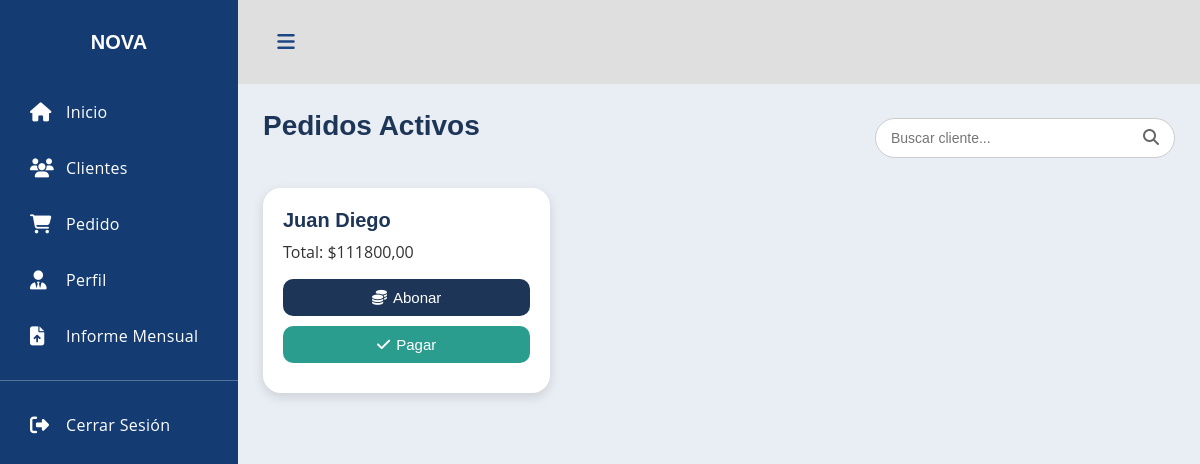
/menu/, run on an earlier commit of the app's database.
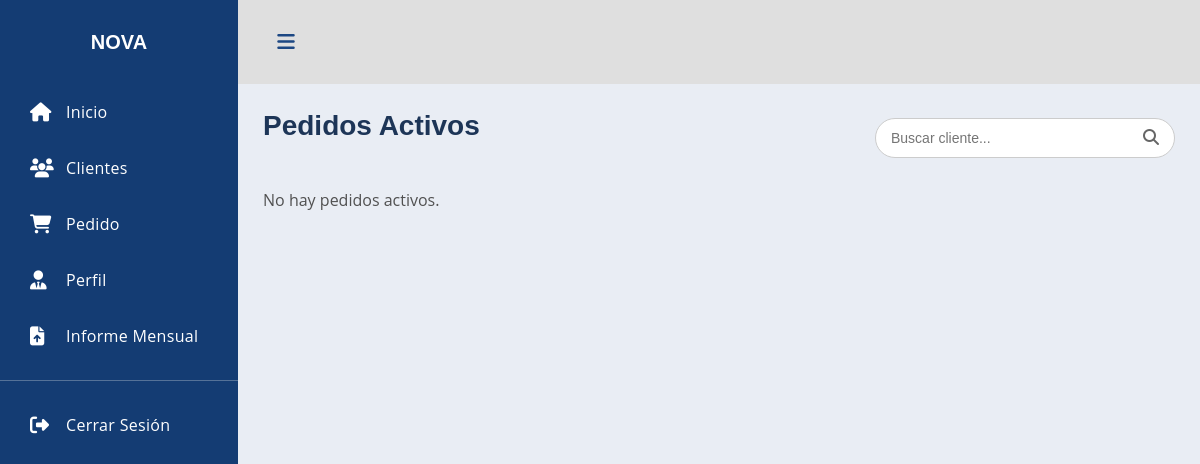
And on a later commit of the database.
### pedido/models.py (models this page shows, shortened)
class Pedido(models.Model):
    id_pedido = models.AutoField(primary_key=True)
    cliente = models.ForeignKey(
        Cliente,
        on_delete=models.CASCADE,
        related_name="pedidos"
    )
    fecha_pedido = models.DateTimeField(auto_now_add=True)
    total = models.DecimalField(max_digits=10, decimal_places=2, default=0)
    estado= models.CharField(
        max_length=20,
        choices=[("Pendiente", "Pendiente"), ("Pagado", "Pagado")],
        default="Pendiente"
    )

### CreacionUsu/models.py (models this page shows, shortened)
class Cliente(models.Model):
    id_cliente = models.AutoField(primary_key=True)
    nombre = models.CharField(max_length=200)
    telefono = models.CharField(max_length=20)
    direccion = models.CharField(max_length=255)
    correo = models.EmailField(blank=True, null=True)
    fecha_registro = models.DateTimeField(auto_now_add=True)

### menu/views.py (the view)
# urls.py: path('menu/', include('menu.urls')),
def menu(request):
    q = request.GET.get("q")  # parámetro de búsqueda
    if q:
        pedidos = Pedido.objects.filter(cliente__nombre__icontains=q, estado="Pendiente")
    else:
        pedidos = Pedido.objects.filter(estado="Pendiente")
    return render(request, "menu/menu.html", {"pedidos": pedidos, "q": q})

### menu/templates/menu/menu.html (shortened to what this page needs)
{% load static %}
<!DOCTYPE html>
<html lang="es">
<head>
    <link rel="stylesheet" href="{% static 'menu/CSS/style.css' %}">
    <link rel="stylesheet" href="{% static 'menu/CSS/pedido.css' %}">
    <link rel="stylesheet" href="https://cdnjs.cloudflare.com/ajax/libs/font-awesome/6.5.0/css/all.min.css">
</head>
<body>
    <div class='dashboard'>
    <div class="dashboard-nav">
        <header>
            <a href="#" class="brand-logo"><span>NOVA</span></a>
        </header>
        <nav class="dashboard-nav-list">
            <a href="{% url 'menu' %}" class="dashboard-nav-item"><i class="fas fa-home"></i> Inicio</a>
            <a href="{% url 'lista_clientes' %}" class="dashboard-nav-item"><i class="fas fa-users"></i> Clientes</a>
            <a href="{% url 'crear_pedido' %}" class="dashboard-nav-item"><i class="fas fa-shopping-cart"></i> Pedido</a>
            <a href="{% url 'config_dashboard' %}" class="dashboard-nav-item"><i class="fas fa-user-tie"></i>  Perfil</a>
            <a href="{% url 'informe_mensual' %}" class="dashboard-nav-item"><i class="fas fa-file-upload"></i> Informe Mensual</a>
            <div class="nav-item-divider"></div>
            <a href="{% url 'login' %}" class="dashboard-nav-item"><i class="fas fa-sign-out-alt"></i> Cerrar Sesión</a>
        </nav>
    </div>
    <div class='dashboard-app'>
        <header class='dashboard-toolbar'>
            <a href="#" class="menu-toggle"><i class="fas fa-bars"></i></a>
        </header>
        <div class='dashboard-content'>
            <div class='container'>
                {% block content %}
            <div class="busqueda-clientes">
                <h1 class="titulo-pedidos">Pedidos Activos</h1>
                <form method="get" class="busqueda-wrapper">
                    <input
                    type="search"
                    name="q"
                    id="busqueda"
                    placeholder="Buscar cliente..."
                    value="{{ q|default:'' }}"
                    class="busqueda-input"
                    >
                    <button type="submit" class="busqueda-boton">
                    <i class="fas fa-search"></i>
                    </button>
                </form>
            </div>
                <div class="grid-pedidos">
                    {% for pedido in pedidos %}
                    <div class="pedido-card" id="pedido-{{ pedido.id_pedido }}">
                        <h2 class="pedido-cliente">{{ pedido.cliente.nombre }}</h2>
                        <p class="pedido-total">Total: ${{ pedido.total }}</p>
                        <button class="btn-abonar" onclick="mostrarAbono({{ pedido.id_pedido }})">
                            <i class="fa-solid fa-coins"></i> Abonar
                        </button>
                        <button class="btn-pagar" onclick="pagarPedido({{ pedido.id_pedido }})">
                            <i class="fa-solid fa-check"></i> Pagar
                        </button>
                    </div>
                    {% empty %}
                    <p>No hay pedidos activos{% if q %} para "{{ q }}"{% endif %}.</p>
                    {% endfor %}
                </div>
                {% endblock %}
            </div>
        </div>
    </div>
</div>
</body>
</html>

What changed in the data, as far as the page shows it:
no longer on this page (row edited): Pedido: cliente.nombre "Juan Diego", total "111800,00"
Also different on the page:
text now shown: "No hay pedidos activos ."
